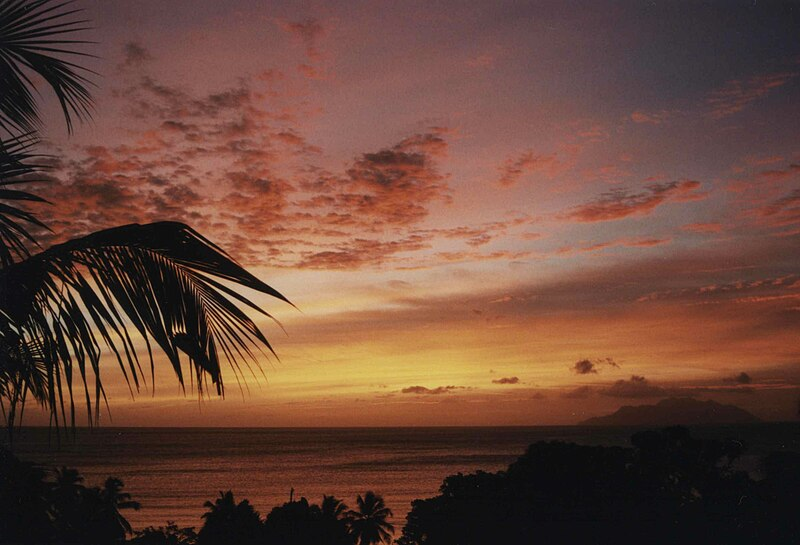
#> input picture pythonProject/data/14.jpg, 800 x 545 px
$ python ScaleByMax.py
#> lines starting #> are read from the running program, lines starting #| are printed output that depends on the picture; long printed decimals are rounded
import cv2
import numpy as np
from matplotlib import pyplot as plt
plt.rcParams['figure.figsize'] = [15, 5]

# img = cv2.imread('data/1.jpeg')  # тут все максимумы 255 белый. Ничего не произойдет при скейле
# img = cv2.imread('data/10.jpeg')
img = cv2.imread('data/14.jpg')
#> img is the input picture: shape (545, 800, 3); mean B, G, R 57.8, 70.6, 104.9
img = cv2.cvtColor(img, cv2.COLOR_BGR2RGB)

# Compute the maximum values for all three colour channels (red, green, blue)
max_r = np.max(img[..., 0])  # R
#> max_r = 243
max_g = np.max(img[..., 1])  # G
#> max_g = 212
max_b = np.max(img[..., 2])  # B
#> max_b = 180

print(f"max_r: {max_r}")
#| max_r: 243
print(f"max_g: {max_g}")
#| max_g: 212
print(f"max_b: {max_b}")
#| max_b: 180

scale_coeff_R = 255.0/max_r
#> scale_coeff_R = 1.05
scale_coeff_G = 255.0/max_g
#> scale_coeff_G = 1.2
scale_coeff_B = 255.0/max_b
#> scale_coeff_B = 1.42
print(f"scale_coeff_R: {scale_coeff_R}")
#| scale_coeff_R: 1.049
print(f"scale_coeff_G: {scale_coeff_G}")
#| scale_coeff_G: 1.203
print(f"scale_coeff_B: {scale_coeff_B}")
#| scale_coeff_B: 1.417

balanced = np.zeros_like(img, dtype=np.float32)
balanced[..., 0] = img[..., 0] * scale_coeff_R
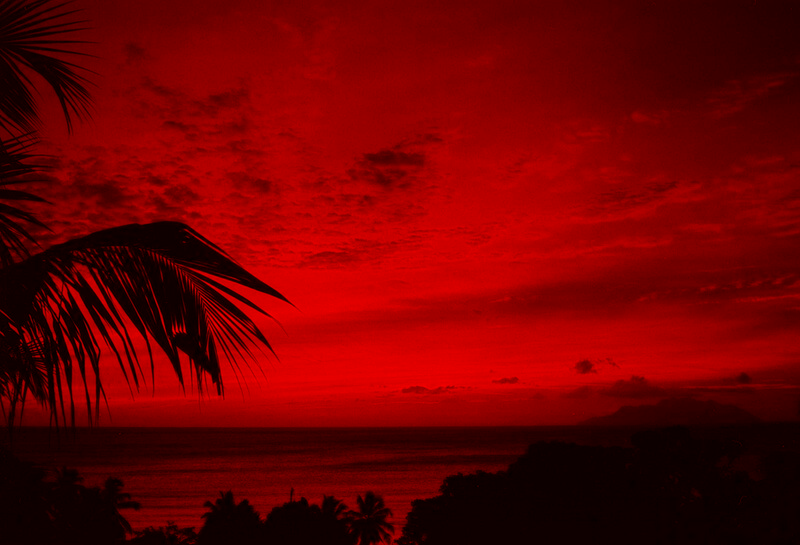
#> balanced: shape (545, 800, 3) float32; mean R, G, B 110.1, 0, 0
balanced[..., 1] = img[..., 1] * scale_coeff_G
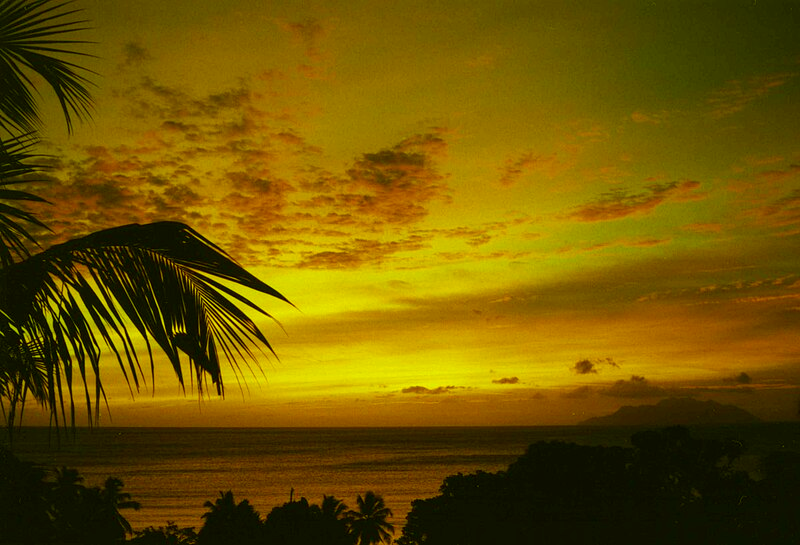
#> balanced: shape (545, 800, 3) float32; mean R, G, B 110.1, 84.9, 0
balanced[..., 2] = img[..., 2] * scale_coeff_B
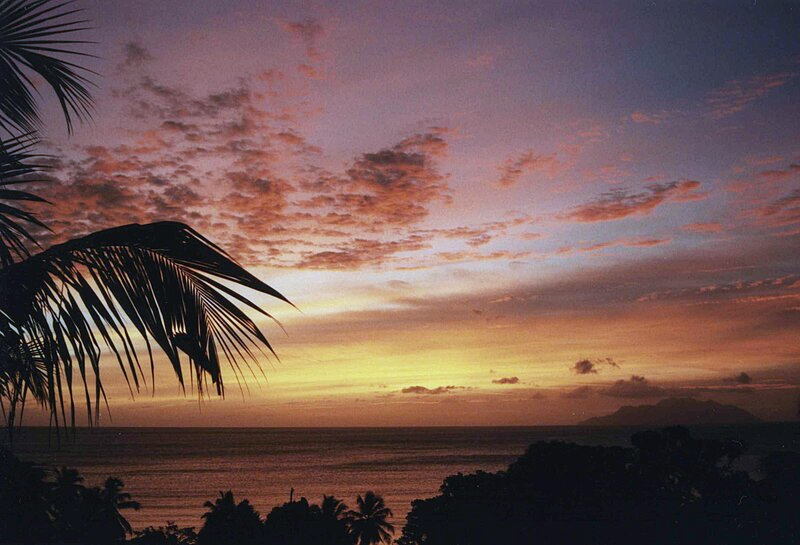
#> balanced: shape (545, 800, 3) float32; mean R, G, B 110.1, 84.9, 81.9

balanced = balanced/255
balanced[balanced > 1] = 1
plt.subplot(121), plt.imshow(img), plt.title('Origin')
plt.subplot(122), plt.imshow(balanced), plt.title('Balanced')
plt.show()
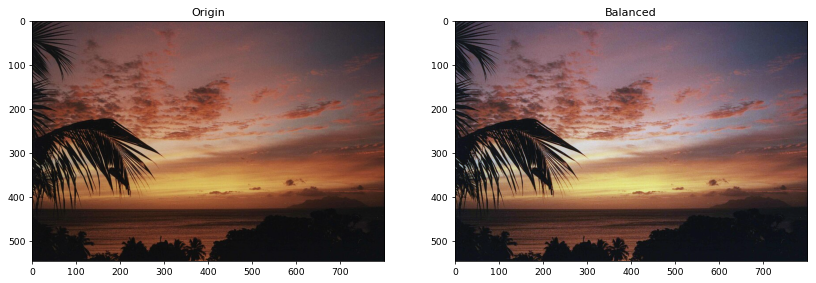
#> figure drawn by matplotlib, 2 panels

$ run again, with pythonProject/data/1.jpeg copied over pythonProject/data/14.jpg
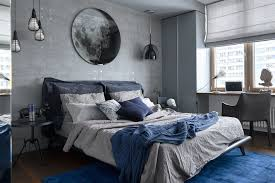
#> input picture pythonProject/data/1.jpeg, 275 x 183 px
#> img is the input picture: shape (183, 275, 3); mean B, G, R 118.9, 110.7, 105.6
#> max_r = 255
#| max_r: 255
#| max_g: 255
#| max_b: 255
#> scale_coeff_R = 1
#| scale_coeff_R: 1.0
#| scale_coeff_G: 1.0
#| scale_coeff_B: 1.0
#> `balanced[..., 1] = img[..., 1] * scale_coeff_G`:
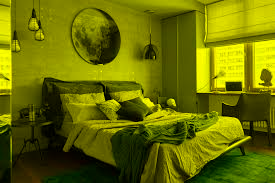
#> balanced: shape (183, 275, 3) float32; mean R, G, B 105.6, 110.7, 0
#> `plt.show()`:
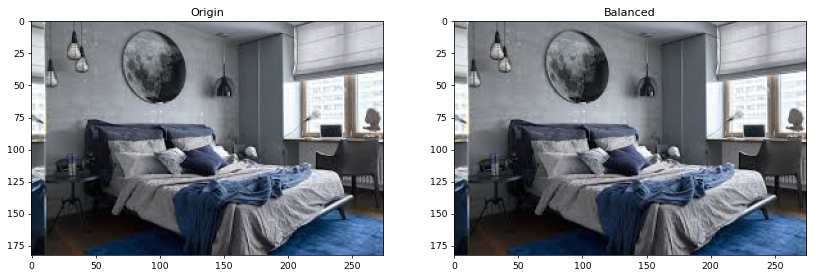
#> figure drawn by matplotlib, 2 panels

$ run again, with pythonProject/data/12.jpg copied over pythonProject/data/14.jpg
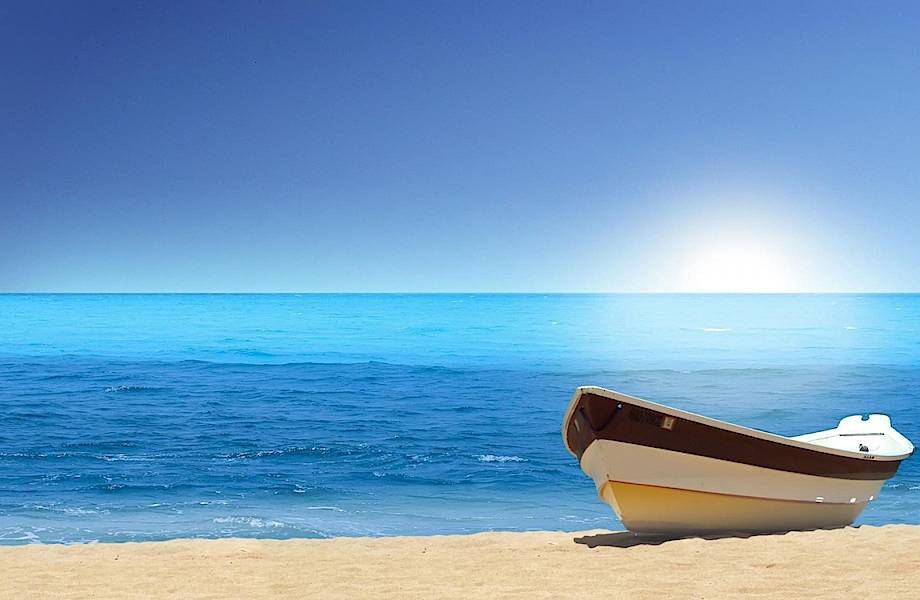
#> input picture pythonProject/data/12.jpg, 920 x 600 px
#> img is the input picture: shape (600, 920, 3); mean B, G, R 195.8, 158.3, 114.5
#> max_r = 255
#| max_r: 255
#| max_g: 255
#| max_b: 255
#> scale_coeff_R = 1
#| scale_coeff_R: 1.0
#| scale_coeff_G: 1.0
#| scale_coeff_B: 1.0
#> `balanced[..., 1] = img[..., 1] * scale_coeff_G`:
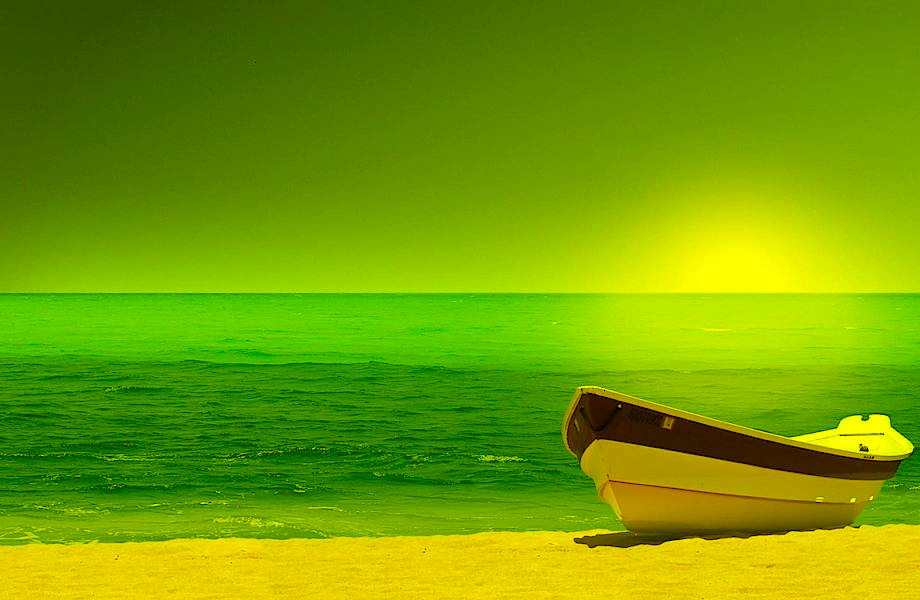
#> balanced: shape (600, 920, 3) float32; mean R, G, B 114.5, 158.3, 0
#> `plt.show()`:
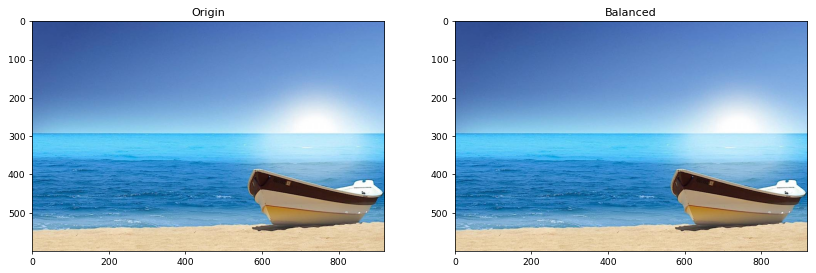
#> figure drawn by matplotlib, 2 panels
